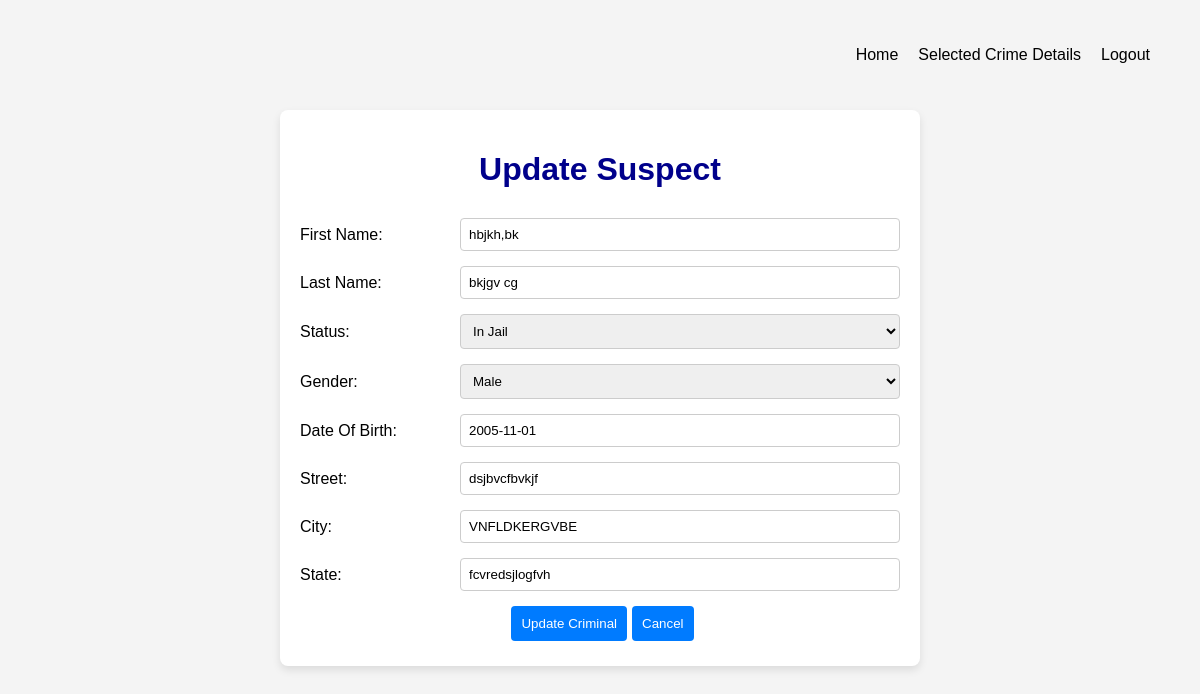
/police/updateCriminal/1 (signed in), run on the app's committed database.
### police/models.py (models this page shows, shortened)
class Criminal(models.Model):
    statusChoice = [("In Jail", "In Jail"), ("Free", "Free")]
    genderChoice = [("M", "Male"), ("F", "Females")]
    first_name = models.CharField(max_length=50)
    last_name = models.CharField(max_length=50)
    street = models.CharField(max_length=50)
    city = models.CharField(max_length=50)
    state = models.CharField(max_length=50)
    status = models.CharField(max_length=10, choices=statusChoice)
    gender = models.CharField(max_length=10, choices=genderChoice)
    date_of_birth = models.DateField()
    crime = models.ManyToManyField(Crime)

### police/views.py (the view)
class UpdateCriminal(LoginRequiredMixin, UpdateView):
    template_name = "police_template/updateCriminal.html"
    model = Criminal
    fields = {
        "first_name",
        "last_name",
        "date_of_birth",
        "gender",
        "street",
        "city",
        "state",
        "status",
    }

### templates/police_template/updateCriminal.html (shortened to what this page needs)
{% load static %}
 <!DOCTYPE html>
<html>
<head>
    <link rel="stylesheet" href="{% static 'css/police/addSuspect.css' %}">
</head>
<body>
    <nav class="navbar">
        <ul>
            <li><a href="{% url 'policeHome' %}">Home</a></li>
            <li><a href="{% url 'criminalDetails' criminal.id %}">Selected Crime Details</a></li>
            <li><a href="{% url 'policeLogout' %}">Logout</a></li>
        </ul>
    </nav>
    <div class="container">
        <h1>Update Suspect</h1>
        <form method="post">
            <div class="form-row">
                <label>First Name:</label>
                {{ form.first_name }}
            </div>
            <div class="form-row">
                <label>Last Name:</label>
                {{ form.last_name }}
            </div>
            <div class="form-row">
                <label>Status:</label>
                {{ form.status }}
            </div>
            <div class="form-row">
                <label>Gender:</label>
                {{ form.gender }}
            </div>
            <div class="form-row">
                <label>Date Of Birth:</label>
                {{ form.date_of_birth }}
            </div>
            <div class="form-row">
                <label>Street:</label>
                {{ form.street }}
            </div>
            <div class="form-row">
                <label>City:</label>
                {{ form.city }}
            </div>
            <div class="form-row">
                <label>State:</label>
                {{ form.state }}
            </div>
            <div class="button1">
                <button type="submit">Update Criminal</button>
                <button><a href="{% url 'criminalDetails' criminal.id %}">Cancel</a></button>
            </div>
        </form>
    </div>
</body>
</html>

### static/css/police/addSuspect.css (style rules this page uses)
body { font-family: Arial, sans-serif; background-color: #f4f4f4; margin: 0; padding: 20px; }
.navbar { padding: 10px; margin-bottom: 20px; display: flex; justify-content: flex-end; }
.navbar ul { list-style-type: none; padding: 0; display: flex; }
.navbar li { margin-right: 20px; }
.navbar a { text-decoration: none; color: black; }
.container { max-width: 600px; margin: 0 auto; background-color: white; padding: 20px; border-radius: 8px; box-shadow: 0 4px 8px rgba(0, 0, 0, 0.1); }
h1 { text-align: center; margin-bottom: 30px; color: darkblue; }
form { display: flex; flex-direction: column; }
.form-row { display: flex; align-items: center; margin-bottom: 15px; }
.form-row label { width: 150px; margin-right: 10px; }
.form-row input, .form-row select { flex: 1; padding: 8px; border: 1px solid #ccc; border-radius: 4px; }
form button { padding: 10px; background-color: #007BFF; color: white; border: none; margin-left: 5px; border-radius: 4px; margin-bottom: 5px; }
a { text-decoration: none; color: white; }
.button1 { display: flex; align-items: center; justify-content: center; }

### data on the page
Criminal: first_name "hbjkh,bk", last_name "bkjgv cg", status "In Jail", gender "Male", date_of_birth "2005-11-01", street "dsjbvcfbvkjf", city "VNFLDKERGVBE", state "fcvredsjlogfvh"
